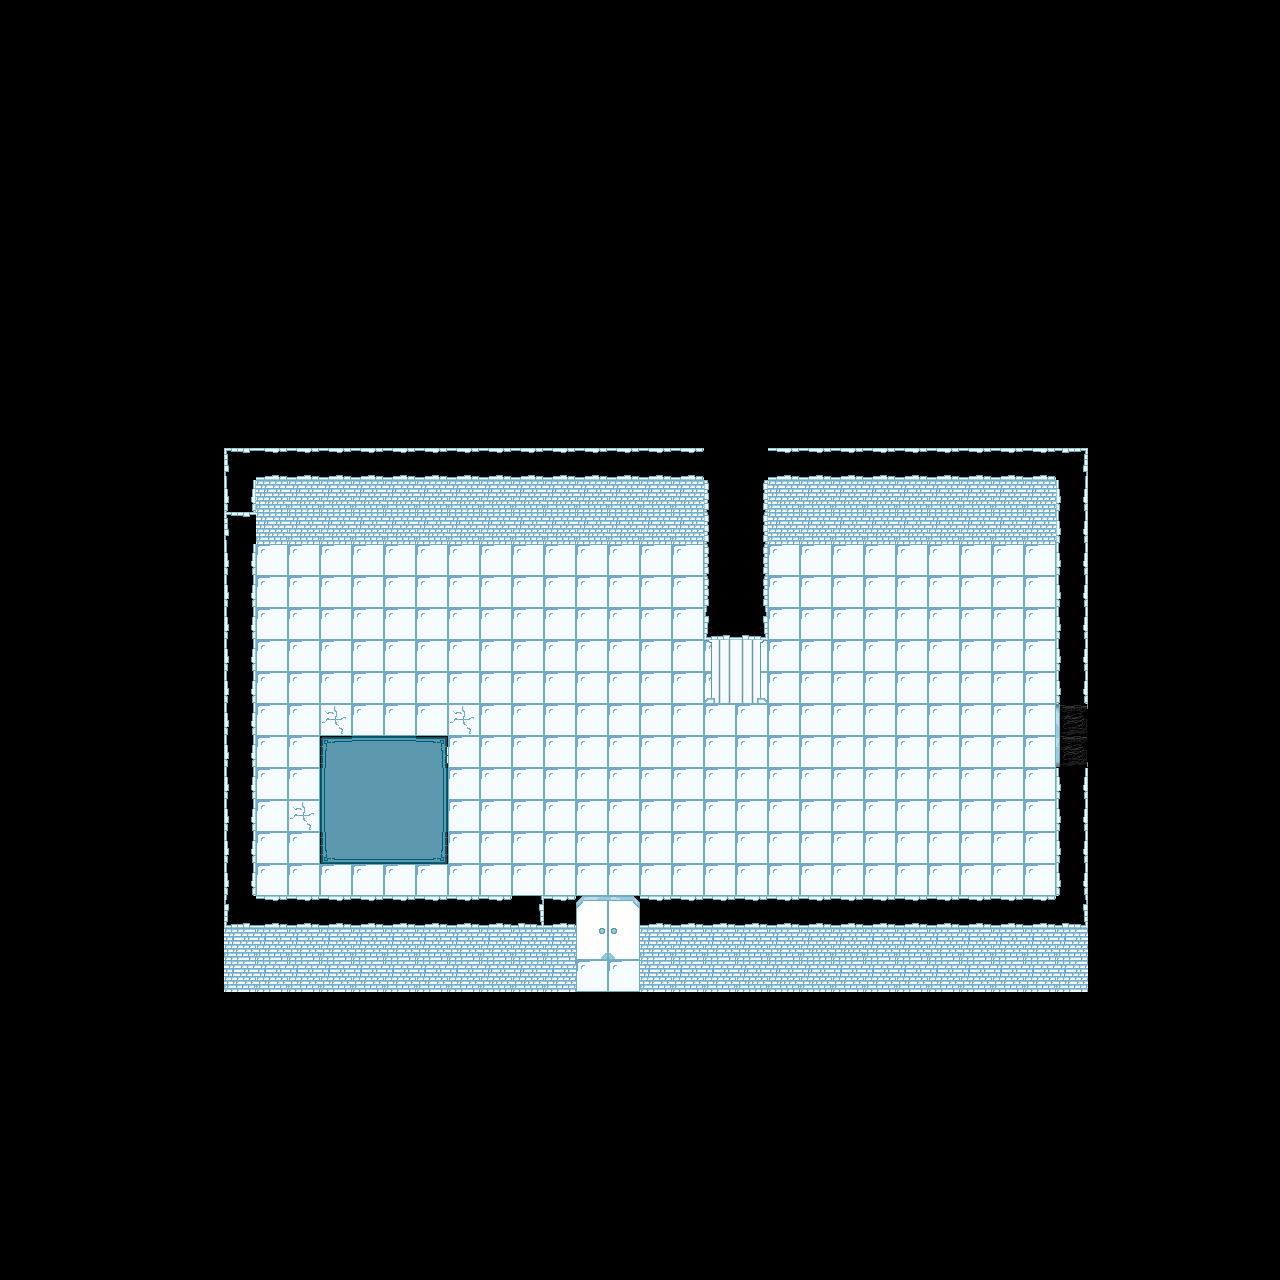

Tiled map render using the project's own tile images. Description and the map definition, with tile-layer contents summarised, below:
An orthogonal 40x40 tile map with 32x32 px tiles, 2 tile layers (Tile Layer 1, Tile Layer 2) and 13 objects.

<map version="1.10" tiledversion="1.11.2" orientation="orthogonal" renderorder="right-down" width="40" height="40" tilewidth="32" tileheight="32" infinite="0" nextlayerid="4" nextobjectid="18">
 <tileset firstgid="1" source="../FinalRoomTileset.tsx" />
 <layer id="1" name="Tile Layer 1" width="40" height="40">
  <data>[1600 cells, 460 non-empty, 26 distinct tile ids]</data>
 </layer>
 <layer id="3" name="Tile Layer 2" width="40" height="40">
  <data>[1600 cells, 16 non-empty, 9 distinct tile ids]</data>
 </layer>
 <objectgroup id="2" name="Object Layer 1">
  <object id="1" x="224" y="448" width="863.25" height="32">
   <properties>
    <property name="Tag" value="Wall" />
   </properties>
  </object>
  <object id="2" x="1056" y="544" width="32" height="160">
   <properties>
    <property name="Tag" value="Wall" />
   </properties>
  </object>
  <object id="3" x="1056" y="768" width="32" height="160">
   <properties>
    <property name="Tag" value="Wall" />
   </properties>
  </object>
  <object id="4" x="226" y="896" width="350.625" height="32">
   <properties>
    <property name="Tag" value="Wall" />
   </properties>
  </object>
  <object id="6" x="224" y="544" width="32" height="352">
   <properties>
    <property name="Tag" value="Wall" />
   </properties>
  </object>
  <object id="8" x="576" y="896" width="64" height="64">
   <properties>
    <property name="Tag" value="Door" />
   </properties>
  </object>
  <object id="9" x="1056" y="704" width="32" height="64">
   <properties>
    <property name="Tag" value="Door" />
   </properties>
  </object>
  <object id="10" x="256" y="480" width="800.25" height="64">
   <properties>
    <property name="Tag" value="Wall" />
   </properties>
  </object>
  <object id="12" x="403" y="700" width="32" height="32">
   <properties>
    <property name="Enemy" value="Bowler" />
    <property name="Tag" value="Enemy" />
   </properties>
  </object>
  <object id="13" x="640" y="896" width="418.038" height="32">
   <properties>
    <property name="Tag" value="Wall" />
   </properties>
  </object>
  <object id="14" x="704" y="544" width="64" height="160">
   <properties>
    <property name="Tag" value="Wall" />
   </properties>
  </object>
  <object id="15" x="860.606" y="724.242">
   <properties>
    <property name="Enemy" value="BaseEnemy" />
    <property name="Tag" value="Enemy" />
   </properties>
  </object>
  <object id="17" x="856" y="846.333" width="32" height="32">
   <properties>
    <property name="Enemy" value="Bowler" />
    <property name="Tag" value="Enemy" />
   </properties>
  </object>
 </objectgroup>
</map>
